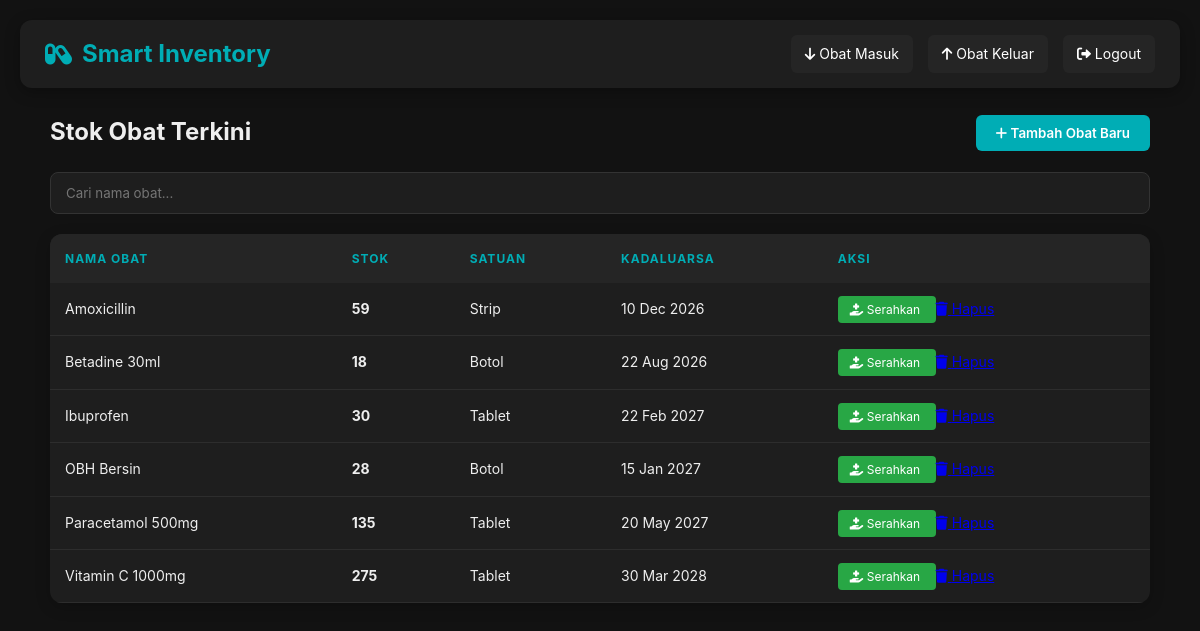
Screenshot of /index.php (signed in) with the database file from the repository.
### tables this page shows
CREATE TABLE `obat` (
  `id_obat` int NOT NULL,
  `nama_obat` varchar(100) NOT NULL,
  `stok` int DEFAULT '0',
  `satuan` varchar(20) DEFAULT NULL,
  `tanggal_kadaluarsa` date DEFAULT NULL
);

### index.php (the view, shortened to what this page needs)
<?php
include 'koneksi.php';
$query = "SELECT * FROM obat ORDER BY nama_obat ASC";
$result = mysqli_query($koneksi, $query);
?>
<!DOCTYPE html>
<html lang="en">
<head>
    <link rel="stylesheet" href="style.css">
    <link rel="stylesheet"
    href="https://cdnjs.cloudflare.com/ajax/libs/font-awesome/6.0.0/css/all.min.css">
</head>
<body>
    <header class="navbar">
        <div class="logo">
            <i class="fas fa-capsules"></i> Smart Inventory
        </div>
        <div class="nav-tools">
            <a href="laporan_masuk.php" class="nav-link">
                <i class="fas fa-arrow-down"></i> Obat Masuk
            </a>
            <a href="laporan_keluar.php" class="nav-link">
                <i class="fas fa-arrow-up"></i> Obat Keluar
            </a>
            <a href="logout.php" id="logoutBtn" class="nav-link">
                <i class="fas fa-sign-out-alt"></i> Logout
            </a>
        </div>
    </header>
    <div class="container">
        <div class="action-bar">
            <h2>Stok Obat Terkini</h2>
            <button id="btnTambah" class="btn-main">
                <i class="fas fa-plus"></i> Tambah Obat Baru
            </button>
        </div>
        <input type="text"  id="liveSearch" onkeyup="searchTable()" placeholder="Cari nama obat..." class="search-bar">
        <div class="table-container">
            <table id="obatTable">
                <thead>
                    <tr>
                        <th>Nama Obat</th>
                        <th>Stok</th>
                        <th>Satuan</th>
                        <th>Kadaluarsa</th>
                        <th>Aksi</th>
                    </tr>
                </thead>
                <tbody>
                    <?php
                    if(mysqli_num_rows($result) > 0):
                        while($row = mysqli_fetch_assoc($result)):
                        $class = '';
                    ?>
                    <tr class="<?= $class ?>">
                        <td>
                            <?= htmlspecialchars($row['nama_obat']); ?>
                        </td>
                        <td>
                            <strong><?= $row['stok']; ?></strong>
                        </td>
                        <td>
                            <?= htmlspecialchars($row['satuan']); ?>
                        </td>
                        <td>
                            <?= date('d M Y', strtotime($row['tanggal_kadaluarsa'])); ?>
                        </td>
                        <td>
                            <?php if($row['stok'] > 0): ?>
                                <a
                                    href="proses_keluar.php?id=<?= $row['id_obat']; ?>"
                                    class="btn-keluar"
                                    onclick="return confirm('Serahkan 1 unit obat ini?')"
                                >
                                    <i class="fas fa-hand-holding-medical"></i>
                                    Serahkan
                                </a>
                            <?php endif; ?>
                            <a
                                href="hapus_obat.php?id=<?= $row['id_obat']; ?>"
                                class="btn-hapus"
                                onclick="return confirm('Yakin ingin menghapus obat ini?')"
                            >
                                <i class="fas fa-trash"></i>
                            </a>
                        </td>
                    </tr>
                    <?php
                        endwhile;
                    endif; ?>
                </tbody>
            </table>
        </div>
    </div>
</body>
</html>

### style.css (style rules this page uses)
:root { --bg-dark: #121212; --card-dark: #1e1e1e; --accent-color: #00adb5; --text-main: #eeeeee; --text-muted: #9e9e9e; --danger: #ff4d4d; --success: #28a745; --warning: #ffc107; }
* { margin: 0; padding: 0; box-sizing: border-box; font-family: 'Inter', 'Segoe UI', Roboto, sans-serif; }
body { background-color: var(--bg-dark); color: var(--text-main); line-height: 1.6; padding: 20px; }
.container { max-width: 1100px; margin: 0 auto; }
.navbar { display: flex; justify-content: space-between; align-items: center; background: var(--card-dark); padding: 15px 25px; border-radius: 12px; margin-bottom: 25px; box-shadow: 0 4px 15px rgba(0,0,0,0.3); }
.logo { font-size: 1.5rem; font-weight: bold; color: var(--accent-color); display: flex; align-items: center; gap: 10px; }
.nav-tools { display: flex; align-items: center; gap: 15px; }
.nav-link { color: white; text-decoration: none; background: #252525; padding: 8px 14px; border-radius: 6px; transition: 0.3s; font-size: 14px; }
.action-bar { display: flex; justify-content: space-between; align-items: center; margin-bottom: 20px; }
#liveSearch { width: 100%; padding: 12px 15px; background: var(--card-dark); border: 1px solid #333; border-radius: 8px; color: white; margin-bottom: 20px; outline: none; transition: 0.3s; }
.table-container { background: var(--card-dark); border-radius: 12px; overflow: hidden; box-shadow: 0 4px 15px rgba(0,0,0,0.2); }
table { width: 100%; border-collapse: collapse; }
th { background-color: #252525; color: var(--accent-color); text-transform: uppercase; font-size: 12px; letter-spacing: 1px; padding: 15px; text-align: left; }
td { padding: 15px; border-bottom: 1px solid #2d2d2d; font-size: 14px; }
.btn-main { background: var(--accent-color); color: white; border: none; padding: 10px 20px; border-radius: 6px; cursor: pointer; font-weight: 600; transition: 0.3s; }
.btn-keluar { background: var(--success); color: white; padding: 6px 12px; text-decoration: none; border-radius: 4px; font-size: 12px; transition: 0.2s; }

### rows the page displays
obat: nama_obat "Amoxicillin", stok "59", satuan "Strip", tanggal_kadaluarsa "10 Dec 2026"
obat: nama_obat "Betadine 30ml", stok "18", satuan "Botol", tanggal_kadaluarsa "22 Aug 2026"
obat: nama_obat "Ibuprofen", stok "30", satuan "Tablet", tanggal_kadaluarsa "22 Feb 2027"
obat: nama_obat "OBH Bersin", stok "28", satuan "Botol", tanggal_kadaluarsa "15 Jan 2027"
obat: nama_obat "Paracetamol 500mg", stok "135", satuan "Tablet", tanggal_kadaluarsa "20 May 2027"
obat: nama_obat "Vitamin C 1000mg", stok "275", satuan "Tablet", tanggal_kadaluarsa "30 Mar 2028"
